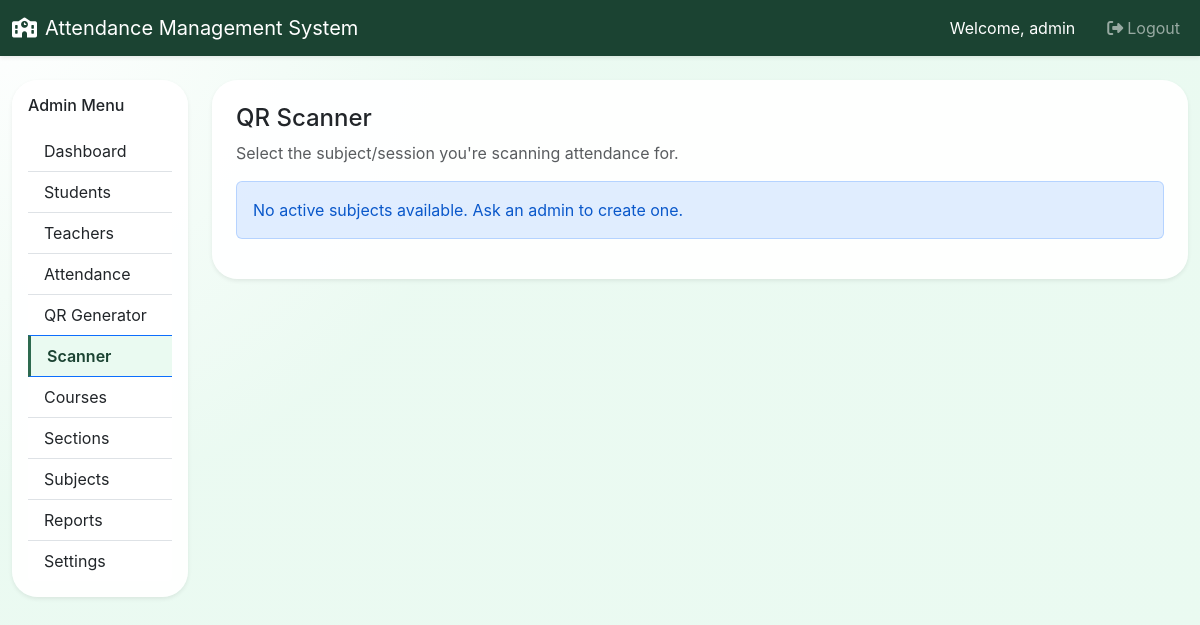
The app's page /admin/scanner.php (signed in), older data.
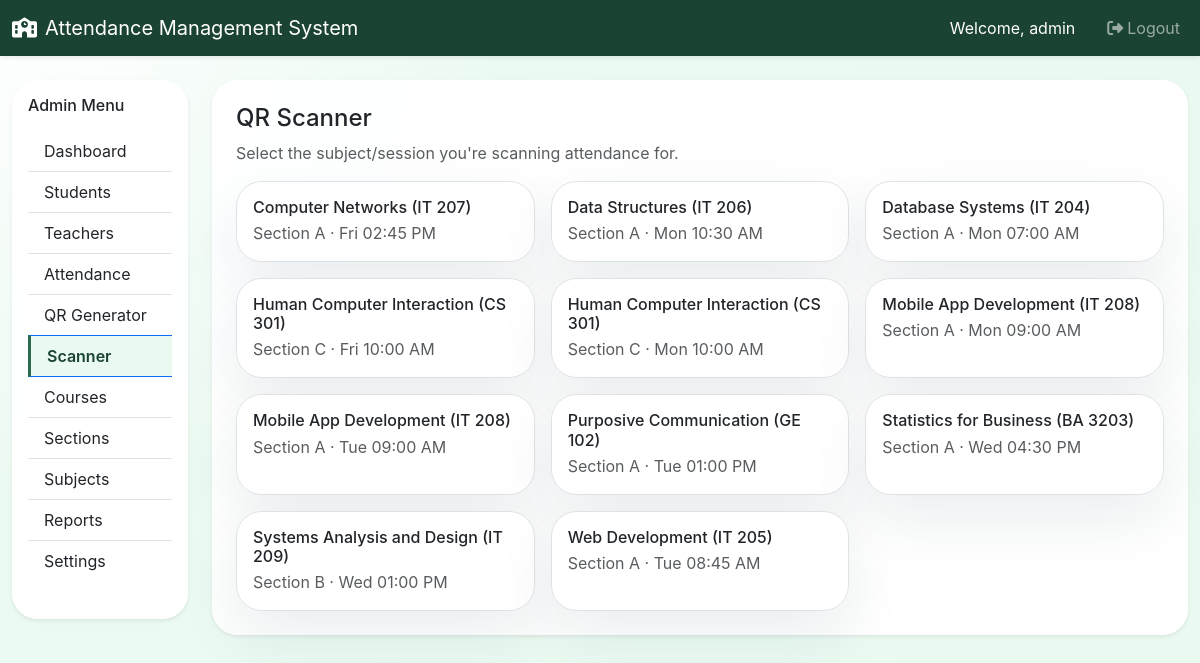
The same page, newer data.
### tables this page shows
CREATE TABLE `subjects` (
  `id` int(11) NOT NULL,
  `code` varchar(30) NOT NULL,
  `name` varchar(150) NOT NULL,
  `teacher_id` int(11) DEFAULT NULL,
  `section_id` int(11) NOT NULL,
  `day_of_week` enum('Mon','Tue','Wed','Thu','Fri','Sat','Sun') NOT NULL,
  `start_time` time NOT NULL,
  `end_time` time DEFAULT NULL,
  `room` varchar(60) DEFAULT NULL,
  `credit_units` int(11) DEFAULT NULL,
  `important_note` text DEFAULT NULL,
  `absent_cutoff_minutes` int(11) DEFAULT NULL,
  `status` enum('active','inactive') NOT NULL DEFAULT 'active',
  `created_at` datetime NOT NULL DEFAULT current_timestamp()
);

CREATE TABLE `sections` (
  `id` int(11) NOT NULL,
  `year_level` varchar(30) NOT NULL,
  `section_name` varchar(80) NOT NULL,
  `course_id` int(11) NOT NULL,
  `adviser` varchar(120) DEFAULT NULL,
  `adviser_id` int(11) DEFAULT NULL,
  `created_at` datetime NOT NULL DEFAULT current_timestamp()
);

### includes/functions.php (called while the page is built, shortened)
<?php
require_once __DIR__ . '/../config/config.php';
function rootPrefix() {
    $projectRoot = realpath(__DIR__ . '/..');
    $scriptDir = realpath(dirname($_SERVER['SCRIPT_FILENAME']));
    return ($scriptDir === $projectRoot) ? '' : '../';
}
function currentUser() {
    return isset($_SESSION['user']) ? $_SESSION['user'] : null;
}
function getSetting($key, $default = '') {
    global $mysqli;
    $stmt = $mysqli->prepare('SELECT value FROM settings WHERE name = ? LIMIT 1');
    $stmt->bind_param('s', $key);
    $stmt->execute();
    $stmt->bind_result($value);
    if ($stmt->fetch()) {
        return $value;
    }
    return $default;
}
function formatTime($time) {
    return date('h:i A', strtotime($time));
}
    ?>

### admin/scanner.php (the view, shortened to what this page needs)
<?php
require_once __DIR__ . '/../includes/functions.php';
$user = currentUser();
if ($user['role'] === 'teacher') {
    $teacherId = currentTeacherId();
    if ($teacherId === false) {
        flash('Your teacher profile is not set up. Contact an administrator.', 'danger');
        redirect('../dashboard.php');
    }
    $subjectsStmt = $mysqli->prepare("SELECT sub.*, sec.section_name FROM subjects sub JOIN sections sec ON sub.section_id = sec.id WHERE sub.status = 'active' AND sub.teacher_id = ? ORDER BY sub.name");
    $subjectsStmt->bind_param('i', $teacherId);
    $subjectsStmt->execute();
    $subjects = $subjectsStmt->get_result();
} else {
    $subjects = $mysqli->query("SELECT sub.*, sec.section_name FROM subjects sub JOIN sections sec ON sub.section_id = sec.id WHERE sub.status = 'active' ORDER BY sub.name");
}
$activeSubject = null;
$absentCutoff = $activeSubject ? effectiveAbsentCutoff($activeSubject) : intval(getSetting('absent_cutoff_minutes', 20));
$isTeacherView = $user['role'] === 'teacher';
if ($isTeacherView) {
    $pageSubtitle = $activeSubject ? 'Scanning for ' . $activeSubject['name'] : 'Select a class to scan attendance for.';
    require_once __DIR__ . '/../includes/teacher_header.php';
} else {
    require_once __DIR__ . '/../includes/header.php';
    require_once __DIR__ . '/../includes/admin_nav.php';
}
?>
<div class="card rounded-4 shadow-sm p-4">
    <?php if (!$activeSubject): ?>
        <h4>QR Scanner</h4>
        <p class="text-muted">Select the subject/session you're scanning attendance for.</p>
        <div class="row g-3">
            <?php if ($subjects->num_rows === 0): ?>
                <div class="col-12"><div class="alert alert-info">No active subjects available. Ask an admin to create one.</div></div>
            <?php endif; ?>
            <?php while ($row = $subjects->fetch_assoc()): ?>
                <div class="col-md-4">
                    <a href="scanner.php?subject_id=<?php echo $row['id']; ?>" class="text-decoration-none">
                        <div class="card rounded-4 p-3 h-100 border">
                            <h6 class="mb-1"><?php echo htmlspecialchars($row['name']); ?> (<?php echo htmlspecialchars($row['code']); ?>)</h6>
                            <p class="text-muted mb-0"><?php echo htmlspecialchars($row['section_name']); ?> &middot; <?php echo htmlspecialchars($row['day_of_week']); ?> <?php echo formatTime($row['start_time']); ?></p>
                        </div>
                    </a>
                </div>
            <?php endwhile; ?>
        </div>
    <?php endif; ?>
</div>
<?php if (!$isTeacherView): ?>
</div>
</div>
<?php endif; ?>
<?php require_once __DIR__ . '/../includes/' . ($isTeacherView ? 'teacher_footer.php' : 'footer.php'); ?>

### includes/header.php (shortened to what this page needs)
<?php
require_once __DIR__ . '/functions.php';
$user = currentUser();
$schoolName = getSetting('school_name', 'Attendance Management System');
$rootPrefix = rootPrefix();
?>
<!DOCTYPE html>
<html lang="en">
<head>
    <link rel="stylesheet" href="https://cdnjs.cloudflare.com/ajax/libs/bootstrap/5.3.2/css/bootstrap.min.css" />
    <link rel="stylesheet" href="https://cdnjs.cloudflare.com/ajax/libs/font-awesome/6.5.2/css/all.min.css" />
    <link rel="stylesheet" href="https://cdnjs.cloudflare.com/ajax/libs/datatables/1.13.6/css/dataTables.bootstrap5.min.css" />
    <link rel="stylesheet" href="<?php echo $rootPrefix; ?>assets/css/theme-tokens.css">
    <link rel="stylesheet" href="<?php echo $rootPrefix; ?>assets/css/style.css">
    <link rel="stylesheet" href="<?php echo $rootPrefix; ?>assets/css/dashboard-theme.css">
    <link rel="stylesheet" href="<?php echo $rootPrefix; ?>assets/css/student-portal.css">
</head>
<body class="bg-light">
<header class="navbar navbar-expand-lg navbar-dark bg-primary sticky-top shadow-sm">
    <div class="container-fluid">
        <a class="navbar-brand d-flex align-items-center" href="<?php echo $rootPrefix; ?>dashboard.php">
            <i class="fa-solid fa-school me-2"></i>
            <span><?php echo htmlspecialchars($schoolName); ?></span>
        </a>
        <div class="collapse navbar-collapse" id="mainNav">
            <?php if ($user): ?>
            <ul class="navbar-nav ms-auto align-items-center">
                <li class="nav-item me-3"><span class="nav-link text-white">Welcome, <?php echo htmlspecialchars($user['username']); ?></span></li>
                <li class="nav-item"><a class="nav-link" href="<?php echo $rootPrefix; ?>logout.php"><i class="fa-solid fa-right-from-bracket me-1"></i>Logout</a></li>
            </ul>
            <?php endif; ?>
        </div>
    </div>
</header>
<main class="container-fluid py-4">

### includes/admin_nav.php
<?php $currentPage = basename($_SERVER['PHP_SELF']); ?>
<div class="row">
    <div class="col-xl-2 col-lg-3 mb-3">
        <div class="card rounded-4 shadow-sm p-3 h-100">
            <h6 class="mb-3">Admin Menu</h6>
            <div class="list-group list-group-flush">
                <a href="dashboard.php" class="list-group-item list-group-item-action<?php echo $currentPage === 'dashboard.php' ? ' active' : ''; ?>">Dashboard</a>
                <a href="students.php" class="list-group-item list-group-item-action<?php echo $currentPage === 'students.php' ? ' active' : ''; ?>">Students</a>
                <a href="teachers.php" class="list-group-item list-group-item-action<?php echo $currentPage === 'teachers.php' ? ' active' : ''; ?>">Teachers</a>
                <a href="attendance.php" class="list-group-item list-group-item-action<?php echo $currentPage === 'attendance.php' ? ' active' : ''; ?>">Attendance</a>
                <a href="qr-generator.php" class="list-group-item list-group-item-action<?php echo $currentPage === 'qr-generator.php' ? ' active' : ''; ?>">QR Generator</a>
                <a href="scanner.php" class="list-group-item list-group-item-action<?php echo $currentPage === 'scanner.php' ? ' active' : ''; ?>">Scanner</a>
                <a href="courses.php" class="list-group-item list-group-item-action<?php echo $currentPage === 'courses.php' ? ' active' : ''; ?>">Courses</a>
                <a href="sections.php" class="list-group-item list-group-item-action<?php echo $currentPage === 'sections.php' ? ' active' : ''; ?>">Sections</a>
                <a href="subjects.php" class="list-group-item list-group-item-action<?php echo $currentPage === 'subjects.php' ? ' active' : ''; ?>">Subjects</a>
                <a href="reports.php" class="list-group-item list-group-item-action<?php echo $currentPage === 'reports.php' ? ' active' : ''; ?>">Reports</a>
                <a href="settings.php" class="list-group-item list-group-item-action<?php echo $currentPage === 'settings.php' ? ' active' : ''; ?>">Settings</a>
            </div>
        </div>
    </div>
    <div class="col-xl-10 col-lg-9">

### includes/footer.php (shortened to what this page needs)
</main>
</body>
</html>

### assets/css/theme-tokens.css (style rules this page uses)
:root { --lp-dark-green: #1b4332; --lp-mid-green: #2d6a4f; --lp-soft-green: #74c69d; --lp-pale-green: #eafaf1; --lp-deep-green: #004D3A; }

### assets/css/style.css (style rules this page uses)
body { background: radial-gradient(circle at top left, rgba(255,255,255,0.95), rgba(234,250,241,0.95) 35%, #eafaf1 100%); min-height: 100vh; color: #222; font-family: 'Inter', sans-serif; background-attachment: fixed; }
main.container-fluid { min-height: calc(100vh - 6.5rem); }
.card { border: none; background: rgba(255,255,255,0.92); box-shadow: 0 24px 60px rgba(15, 36, 79, 0.08); }
.navbar { background: var(--lp-dark-green) !important; }
.card.rounded-4 { border-radius: 1.6rem !important; }
.alert-info { background: rgba(13, 110, 253, 0.12); border-color: rgba(13, 110, 253, 0.2); color: #0a58ca; }

### assets/css/dashboard-theme.css (style rules this page uses)
.list-group-item-action.active, .list-group-item-action:hover { background: var(--lp-pale-green); color: var(--lp-dark-green); }
.list-group-item-action.active { font-weight: 600; border-inline-start: 3px solid var(--lp-mid-green); }

### assets/css/student-portal.css (style rules this page uses)
:root { --sp-accent-green: #2fbf71; --sp-sidebar-width: 250px; }

Row changes from the older to the newer data that the page shows:
added subjects: name "Computer Networks", code "IT 207", section.section_name "Section A", day_of_week "Fri", start_time "02:45 PM"
added subjects: name "Data Structures", code "IT 206", section.section_name "Section A", day_of_week "Mon", start_time "10:30 AM"
added subjects: name "Database Systems", code "IT 204", section.section_name "Section A", day_of_week "Mon", start_time "07:00 AM"
added subjects: name "Human Computer Interaction", code "CS 301", section.section_name "Section C", day_of_week "Fri", start_time "10:00 AM"
added subjects: name "Human Computer Interaction", code "CS 301", section.section_name "Section C", day_of_week "Mon", start_time "10:00 AM"
added subjects: name "Mobile App Development", code "IT 208", section.section_name "Section A", day_of_week "Mon", start_time "09:00 AM"
added subjects: name "Mobile App Development", code "IT 208", section.section_name "Section A", day_of_week "Tue", start_time "09:00 AM"
added subjects: name "Purposive Communication", code "GE 102", section.section_name "Section A", day_of_week "Tue", start_time "01:00 PM"
added subjects: name "Statistics for Business", code "BA 3203", section.section_name "Section A", day_of_week "Wed", start_time "04:30 PM"
added subjects: name "Systems Analysis and Design", code "IT 209", section.section_name "Section B", day_of_week "Wed", start_time "01:00 PM"
added subjects: name "Web Development", code "IT 205", section.section_name "Section A", day_of_week "Tue", start_time "08:45 AM"
Text that changed along with them:
text no longer shown: "No active subjects available. Ask an admin to create one."
